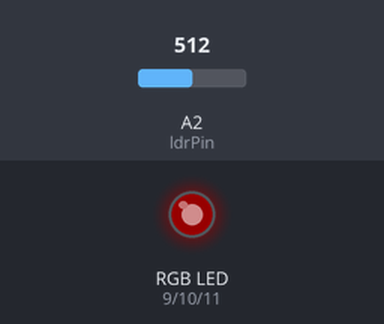
A sketch run on a simulated Arduino Uno, built with avr-gcc and run on an emulated ATmega328P. On the bench: an RGB LED mixed from three pins (HIGH = lit). The inputs (shaded band) are chosen by the test bench; at power-on: A2 (ldrPin) = 512. Dim RGB values are drawn brighter than linear; what the sketch prints to the serial monitor is not drawn.

Above: at 0.1 s.
At 0.6 s:
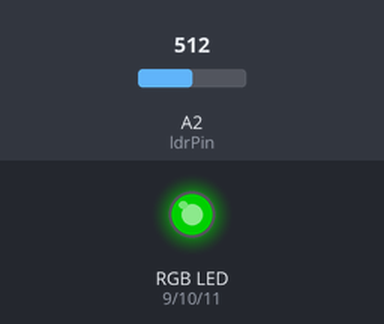
At 1.1 s:
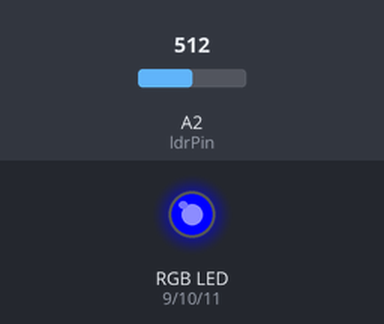
At 1.6 s:
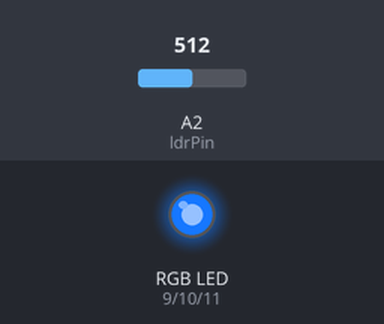
Timing chart, 0 to 3.1 s (numbered marks = the images above):
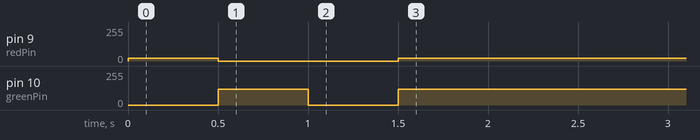

The sketch:

ColourSensing.ino
```cpp
const int redPin = 9;
const int greenPin = 10;
const int bluePin = 11;
const int ldrPin = A2;

const int bip=255;
const int rip=22;
const int gip=119;

int Tred, Tgreen, Tblue;


void setup() {
  Serial.begin(9600);
  pinMode(redPin, OUTPUT);
  pinMode(greenPin, OUTPUT);
  pinMode(bluePin, OUTPUT);

  // Step 1: Get LDR values for full brightness of each LED
  analogWrite(redPin, rip);
  analogWrite(greenPin, 0);
  analogWrite(bluePin, 0);
  delay(500);
  Tred = analogRead(ldrPin);

  analogWrite(redPin, 0);
  analogWrite(greenPin, gip);
  analogWrite(bluePin, 0);
  delay(500);
  Tgreen = analogRead(ldrPin);

  analogWrite(redPin, 0);
  analogWrite(greenPin, 0);
  analogWrite(bluePin, bip);
  delay(500);
  Tblue = analogRead(ldrPin);

  analogWrite(redPin, rip);
  analogWrite(greenPin, gip);
  analogWrite(bluePin, bip);
  delay(500);
  // Step 2: Find maximum brightness
  Serial.print("Tred : ");Serial.println(Tred);
  Serial.print("Tgreen : ");Serial.println(Tgreen);
  Serial.print("Tblue : ");Serial.println(Tblue);


  int flag=0;
  if(abs(Tred-Tblue)<30 && abs(Tblue-Tgreen)<30 && abs(Tred-Tgreen)<30){
    int avg = (Tred+Tgreen+Tblue)/3;
    if(avg<260){
      Serial.println("White Colour");
    }
    Serial.println("Black Colour");
    flag=1;
  }

  if(flag==0){

  int Tmin = min(Tred, min(Tgreen, Tblue));
  // Step 3: Calibrate Red
  if (Tred == Tmin) {
    Serial.print("Red Colour");
  }

  // Step 4: Calibrate Green
  if (Tblue == Tmin) {
    Serial.print("Blue Colour");
  }
  if (Tgreen == Tmin) {
    Serial.print("Green Colour");
  }

  }


}

void loop() {
  // Optional: apply calibrated values to display white-balanced light

}
```
